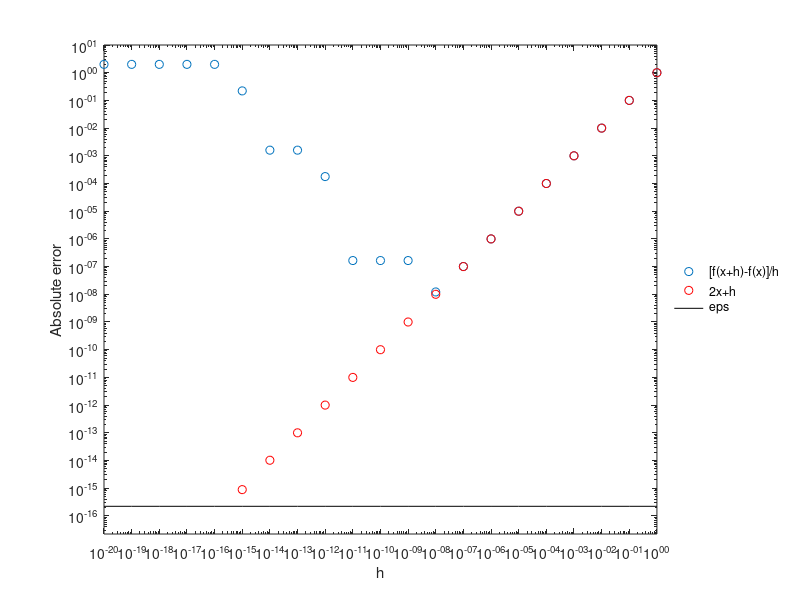

The MATLAB script that drew this image:
% numerical_error.m
% Demonstration of rounding error and truncation error in estimating 
% a derivative via [f(x+h)-f(x)]/h for f(x)=x^2 at x=1 (after Garcia 
% Section 1.5, p.28)

clear all; % Clear memory

% Logarithmically spaced values of h
NH=21;
h=logspace(-20,0,NH);

% An inline function representing the FD approximation to the 
% derivative. The following functions evaluate [f(x+h)-f(h)]/h 
% with f(x) = x^2, as well as the analytic simplification of
% this (2x+h).
fdapprox=@(x,h) ((x+h).^2-x.^2)./h;
fdapprox2=@(x,h) 2*x+h;

% The absolute error for the given h values at x = 1
error=abs(2-fdapprox(1,h));
error2=abs(2-fdapprox2(1,h));

% Is the error identically zero anywhere?
ii=find(error == 0);
NZ=length(ii);
ii2=find(error2 == 0);
NZ2=length(ii2);

% Plot the error
loglog(h,error,'o',h,error2,'ro',h,eps*ones(1,NH),'k');
axis([min(h) max(h) 1.e-1*eps 5*max(error)])
xlabel('h');
ylabel('Absolute error');

% Add annotation
handle=legend('[f(x+h)-f(x)]/h','2x+h','eps');
set (handle,'Box','off','Location','EastOutside')

disp('The error in using 2x+h is exactly zero for:');
disp(['h = ',num2str(h(ii2))]);
